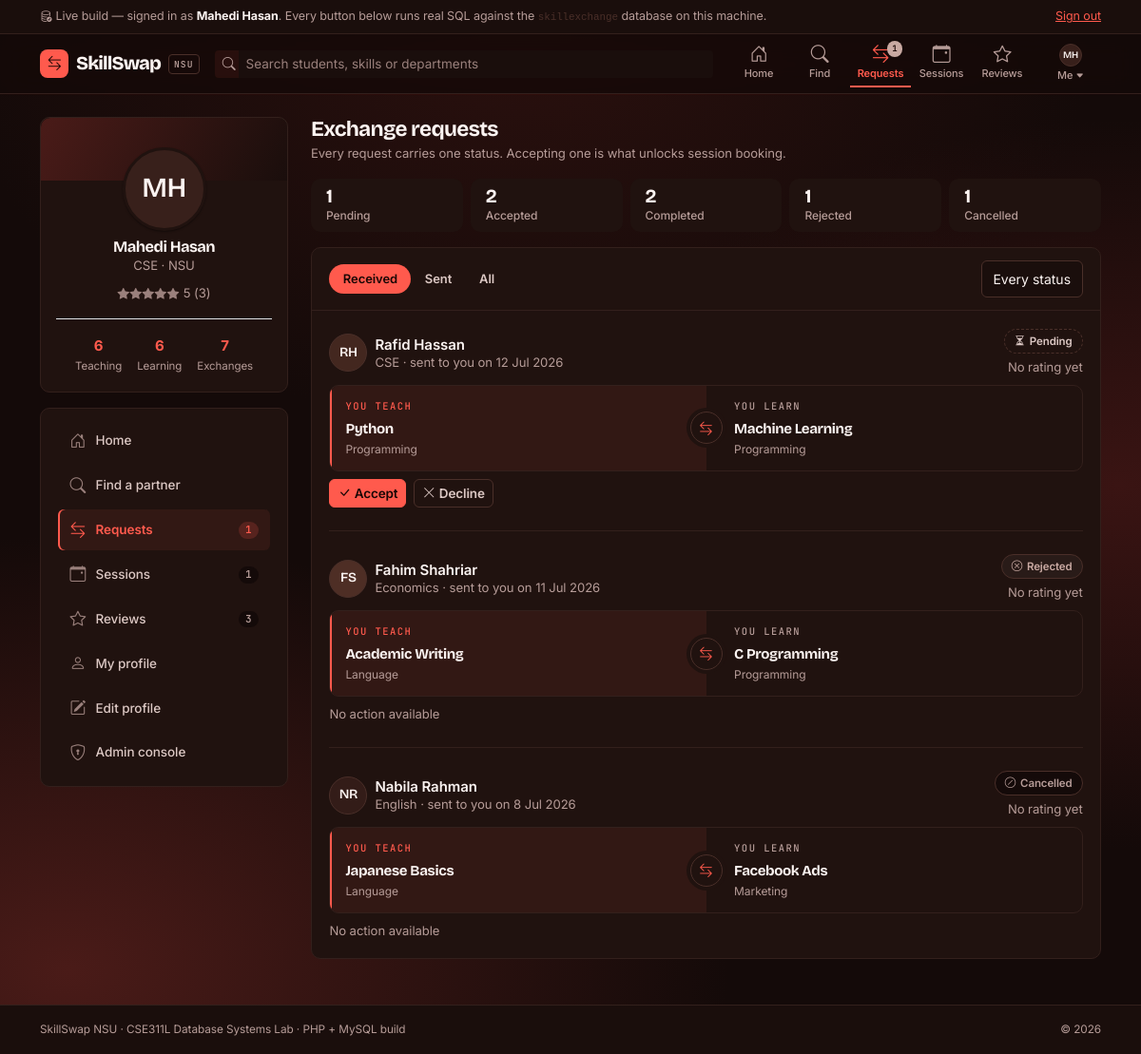
Screenshot of /requests.php (signed in) with the database file from the repository.
### tables this page shows
CREATE TABLE `users` (
  `user_id`         INT(11)      NOT NULL AUTO_INCREMENT,
  `name`            VARCHAR(100) NOT NULL,
  `email`           VARCHAR(255) NOT NULL,
  `password`        VARCHAR(255) NOT NULL,           
  `department`      VARCHAR(100) NOT NULL,
  `bio`             VARCHAR(255) DEFAULT NULL,
  `profile_picture` VARCHAR(255) DEFAULT 'default.png',
  `created_at`      TIMESTAMP    NOT NULL DEFAULT current_timestamp(),
  PRIMARY KEY (`user_id`),
  UNIQUE KEY `uq_users_email` (`email`),
  KEY `idx_users_department` (`department`),
  KEY `idx_users_name` (`name`)
);

CREATE TABLE `exchangerequests` (
  `request_id`   INT(11) NOT NULL AUTO_INCREMENT,
  `sender_id`    INT(11) NOT NULL,
  `receiver_id`  INT(11) NOT NULL,
  `teach_skill`  INT(11) NOT NULL,
  `learn_skill`  INT(11) NOT NULL,
  `status`       ENUM('Pending','Accepted','Rejected','Cancelled','Completed')
                 NOT NULL DEFAULT 'Pending',
  `created_at`   TIMESTAMP NOT NULL DEFAULT current_timestamp(),
  PRIMARY KEY (`request_id`),
  KEY `idx_req_sender` (`sender_id`),
  KEY `idx_req_receiver` (`receiver_id`),
  KEY `idx_req_teach` (`teach_skill`),
  KEY `idx_req_learn` (`learn_skill`),
  KEY `idx_req_status` (`status`),
   
  CONSTRAINT `chk_req_not_self` CHECK (`sender_id` <> `receiver_id`),
   
  CONSTRAINT `chk_req_skills_differ` CHECK (`teach_skill` <> `learn_skill`),
  CONSTRAINT `fk_req_sender`
    FOREIGN KEY (`sender_id`)   REFERENCES `users` (`user_id`)
    ON DELETE CASCADE ON UPDATE RESTRICT,
  CONSTRAINT `fk_req_receiver`
    FOREIGN KEY (`receiver_id`) REFERENCES `users` (`user_id`)
    ON DELETE CASCADE ON UPDATE RESTRICT,
  CONSTRAINT `fk_req_teach`
    FOREIGN KEY (`teach_skill`) REFERENCES `skills` (`skill_id`)
    ON DELETE RESTRICT ON UPDATE RESTRICT,
  CONSTRAINT `fk_req_learn`
    FOREIGN KEY (`learn_skill`) REFERENCES `skills` (`skill_id`)
    ON DELETE RESTRICT ON UPDATE RESTRICT
);

### requests.php (the view, shortened to what the rows shown need)
<?php
require_once __DIR__ . '/includes/layout.php';
require_login();
$me     = me_id();
$dir    = in_array(q('dir', 'received'), ['received', 'sent', 'all'], true) ? q('dir', 'received') : 'received';
$status = q('status', '');
$counts = request_status_counts($me);
$list   = requests_of($me, $dir, $status);
page_open('Requests', 'requests');
?>
<div class="mb-3">
  <h1 style="font-size:1.4rem;margin-bottom:2px">Exchange requests</h1>
</div>
<div class="row g-2 mb-3">
  <?php foreach (['Pending', 'Accepted', 'Completed', 'Rejected', 'Cancelled'] as $st): ?>
    <div class="col-4 col-md">
      <a class="stat w-100 text-start border-0 p-2 px-3 d-block text-decoration-none"
         href="<?= e(url_with(['status' => $status === $st ? null : $st], 'requests.php')) ?>">
        <div class="stat-num" style="font-size:1.25rem"><?= (int) $counts[$st] ?></div>
        <div class="stat-label"><?= $st ?></div>
      </a>
    </div>
  <?php endforeach; ?>
</div>
<section class="panel">
  <div class="panel-body">
    <?php if (!$list): ?>
      <?= empty_state('inbox',
            'No ' . ($status ? strtolower($status) . ' ' : '') . 'request in this list.',
            '<a class="btn btn-sm btn-brand" href="search.php">Find a partner</a>') ?>
    <?php else: ?>
      <?php foreach ($list as $i => $r):
        $sent    = $r['dir'] === 'sent';
        $pid     = (int) ($sent ? $r['receiver_id'] : $r['sender_id']);
        $pname   = $sent ? $r['receiver_name'] : $r['sender_name'];
        $pdept   = $sent ? $r['receiver_dept'] : $r['sender_dept'];
        $rate    = rating_of($pid);
        $giveN   = $sent ? $r['teach_name'] : $r['learn_name'];
        $giveC   = $sent ? $r['teach_cat']  : $r['learn_cat'];
        $takeN   = $sent ? $r['learn_name'] : $r['teach_name'];
        $takeC   = $sent ? $r['learn_cat']  : $r['teach_cat'];
        $last    = $i === count($list) - 1;
        $rid     = (int) $r['request_id'];
      ?>
      <article class="<?= $last ? '' : 'mb-4 pb-4 border-bottom' ?>"
               style="<?= $last ? '' : 'border-color:var(--line)!important' ?>">
        <div class="d-flex flex-wrap justify-content-between gap-2 mb-2">
          <div class="d-flex gap-2 align-items-center min-w-0">
            <?= avatar(['user_id' => $pid, 'name' => $pname], 40) ?>
            <div class="lh-sm min-w-0">
              <a href="profile.php?id=<?= $pid ?>" class="fw-semibold text-reset"><?= e($pname) ?></a>
              <div class="small text-muted-2"><?= e($pdept) ?> &middot;
                <?= $sent ? 'you sent this' : 'sent to you' ?> on <?= e(fmt_date($r['created_at'])) ?></div>
            </div>
          </div>
          <div class="text-end">
            <?= pill($r['status']) ?>
            <div class="small text-muted-2 mt-1">
              <?= $rate['count'] ? e($rate['avg']) . ' out of 5' : 'No rating yet' ?></div>
          </div>
        </div>
        <?= swap_card('You teach', $giveN, $giveC, 'You learn', $takeN, $takeC) ?>
        <div class="d-flex flex-wrap gap-2 mt-2">
          <?php
          if ($r['status'] === 'Pending' && !$sent) {
              echo action_button('request.status',
                    ['request_id' => $rid, 'status' => 'Accepted'],
                    'Accept', 'check-lg', 'btn-brand');
              echo action_button('request.status',
                    ['request_id' => $rid, 'status' => 'Rejected'],
                    'Decline', 'x-lg', 'btn-quiet');
          } elseif ($r['status'] === 'Pending' && $sent) {
              echo '<span class="small text-muted-2 me-2 align-self-center">Waiting for a reply</span>';
              echo action_button('request.status',
                    ['request_id' => $rid, 'status' => 'Cancelled'],
                    'Cancel request', 'slash-circle', 'btn-quiet');
          } elseif ($r['status'] === 'Completed') {
              echo '<a class="btn btn-sm btn-quiet" href="reviews.php">'
                 . '<i class="bi bi-star me-1"></i>Reviews</a>';
          } elseif ($r['status'] === 'Rejected' && $sent) {
              echo '<span class="small text-muted-2 align-self-center">They declined this one. '
                 . '<a href="search.php">Find someone else</a></span>';
          } else {
              echo '<span class="small text-muted-2 align-self-center">No action available</span>';
          }
          ?>
        </div>
      </article>
      <?php endforeach; ?>
    <?php endif; ?>
  </div>
</section>
<?php page_close(); ?>

### includes/layout.php (shortened to what the rows shown need)
<?php
require_once __DIR__ . '/auth.php';
require_once __DIR__ . '/helpers.php';
require_once __DIR__ . '/queries.php';
function page_head(string $title, bool $wide = false): void
{
    ?><!DOCTYPE html>
<html lang="en">
<head>
<link href="static/vendor/fonts.css" rel="stylesheet">
<link href="static/vendor/bootstrap.min.css" rel="stylesheet">
<link href="static/vendor/icons/bootstrap-icons.min.css" rel="stylesheet">
<link href="static/css/style.css" rel="stylesheet">
</head>
<body>
<?php
}
function live_note(): void
{
    $u = me();
    ?>
<div class="demo-note">
  <div class="container d-flex flex-wrap gap-2 justify-content-between align-items-center">
    <span><i class="bi bi-database-check me-1"></i>Live build &mdash; signed in as
      <strong><?= e($u['name']) ?></strong>. Every button below runs real SQL against
      the <code>skillexchange</code> database on this machine.</span>
  </div>
</div>
<?php
}
function top_bar(string $active): void
{
    $u    = me();
    ?>
<nav class="topbar">
  <div class="container d-flex align-items-center gap-3 py-1">
    <div class="d-flex align-items-center ms-auto">
      <div class="dropdown ms-2">
        <a class="topnav-link" href="#" data-bs-toggle="dropdown" aria-expanded="false">
          <?= avatar($u, 24) ?><span>Me <i class="bi bi-caret-down-fill" style="font-size:.55rem"></i></span>
        </a>
      </div>
    </div>
  </div>
</nav>
<?php
}
function profile_rail(string $active): void
{
    $u     = me();
    $id    = (int) $u['user_id'];
    $r     = rating_of($id);
    $teach = count(skills_of($id, 'Teach'));
    $learn = count(skills_of($id, 'Learn'));
    $counts = request_status_counts($id);
    $exch  = array_sum($counts);
    $upc   = upcoming_count($id);
    ?>
<div class="panel overflow-hidden">
  <div class="profile-card-body">
    <?= avatar($u, 88) ?>
    <h3 class="mt-2 mb-0" style="font-size:1.02rem"><?= e($u['name']) ?></h3>
    <div class="small text-muted-2"><?= e($u['department']) ?> &middot; NSU</div>
    <div class="mt-2 d-flex justify-content-center align-items-center gap-1">
      <?= stars($r['avg']) ?>
      <span class="small text-muted-2"><?= $r['count'] ? e($r['avg']) . ' (' . $r['count'] . ')' : '' ?></span>
    </div>
    <div class="d-flex justify-content-center gap-3 mt-3 pt-3 border-top">
      <div><div class="fw-bold" style="color:var(--brand-700)"><?= $teach ?></div>
           <div class="small text-muted-2" style="font-size:11.5px">Teaching</div></div>
      <div><div class="fw-bold" style="color:var(--brand-700)"><?= $learn ?></div>
           <div class="small text-muted-2" style="font-size:11.5px">Learning</div></div>
      <div><div class="fw-bold" style="color:var(--brand-700)"><?= $exch ?></div>
           <div class="small text-muted-2" style="font-size:11.5px">Exchanges</div></div>
    </div>
  </div>
</div>
<?php
}
    ?>
<?php
function page_foot(bool $withScripts = true): void
{
    ?>
</body>
</html>
<?php
}
function page_open(string $title, string $active, string $railActive = ''): void
{
    page_head($title);
    live_note();
    top_bar($active);
    echo '<main class="container py-4"><div class="row g-4">',
         '<div class="col-lg-3"><div class="rail-sticky">';
    profile_rail($railActive ?: $active);
    echo '</div></div><div class="col-lg-9">';
}
function page_close(): void
{
    echo '</div></div></main>';
    page_foot();
}

### includes/helpers.php (shortened to what the rows shown need)
<?php
function e($v): string
{
    return htmlspecialchars((string) ($v ?? ''), ENT_QUOTES, 'UTF-8');
}
function q(string $name, $fallback = '')
{
    $v = $_GET[$name] ?? null;
    if ($v === null) {
        return $fallback;
    }
    $v = trim((string) $v);
    return $v === '' ? $fallback : $v;
}
function fmt_date(?string $iso): string
{
    $t = strtotime(substr($iso, 0, 10));
    return $t ? date('j M Y', $t) : '';
}
function initials(?string $name): string
{
    $parts = preg_split('/\s+/', trim((string) $name)) ?: ['?'];
    $first = mb_substr($parts[0] ?? '?', 0, 1);
    $last  = count($parts) > 1 ? mb_substr(end($parts), 0, 1) : '';
    return mb_strtoupper($first . $last);
}
function avatar(?array $user, int $size = 40): string
{
    $tint = AV_TINTS[((int) $user['user_id']) % count(AV_TINTS)];
    return '<span class="avatar avatar-' . $size . '" style="background:' . $tint . '"'
         . ' title="' . e($user['name']) . '" aria-hidden="true">'
         . e(initials($user['name'])) . '</span>';
}
function pill(?string $status): string
{
    $status = (string) $status;
    $icon   = PILL_ICON[$status] ?? 'circle';
    return '<span class="pill pill-' . e(strtolower($status)) . '">'
         . '<i class="bi bi-' . $icon . '"></i>' . e($status) . '</span>';
}
function stars($rating): string
{
    $rating = (float) $rating;
    $full   = (int) floor($rating);
    $half   = ($rating - $full) >= 0.5;
    $out = '';
    for ($i = 1; $i <= 5; $i++) {
        if ($i <= $full)                    { $out .= '<i class="bi bi-star-fill"></i>'; }
        elseif ($i === $full + 1 && $half)  { $out .= '<i class="bi bi-star-half"></i>'; }
        else                                { $out .= '<i class="bi bi-star"></i>'; }
    }
    return '<span class="stars">' . $out . '</span>';
}
function swap_card(string $giveLabel, string $giveSkill, string $giveMeta,
                   string $takeLabel, string $takeSkill, string $takeMeta,
                   bool $even = false): string
{
    return '
  <div class="swap' . ($even ? ' even' : '') . '">
    <div class="swap-side give">
      <div class="small-label">' . e($giveLabel) . '</div>
      <div class="swap-skill">' . e($giveSkill) . '</div>
      <div class="swap-meta">' . e($giveMeta) . '</div>
    </div>
    <div class="swap-badge" aria-hidden="true"><i class="bi bi-arrow-left-right"></i></div>
    <div class="swap-side take">
      <div class="small-label">' . e($takeLabel) . '</div>
      <div class="swap-skill">' . e($takeSkill) . '</div>
      <div class="swap-meta">' . e($takeMeta) . '</div>
    </div>
  </div>';
}
function action_button(string $action, array $fields, string $label,
                       string $icon = '', string $cls = 'btn-quiet',
                       string $confirm = ''): string
{
    $inputs = '';
    foreach ($fields as $k => $v) {
        $inputs .= '<input type="hidden" name="' . e($k) . '" value="' . e($v) . '">';
    }
    $onsub = $confirm
        ? ' onsubmit="return confirm(' . e(json_encode($confirm)) . ')"' : '';
    return '<form method="post" action="actions.php" class="d-inline"' . $onsub . '>'
         . csrf_field()
         . '<input type="hidden" name="action" value="' . e($action) . '">'
         . '<input type="hidden" name="back" value="' . e(current_url()) . '">'
         . $inputs
         . '<button class="btn btn-sm ' . e($cls) . '" type="submit">'
         . ($icon ? '<i class="bi bi-' . e($icon) . ' me-1"></i>' : '')
         . e($label) . '</button></form>';
}
function current_url(): string
{
    $uri = $_SERVER['REQUEST_URI'] ?? 'dashboard.php';
    return basename(parse_url($uri, PHP_URL_PATH) ?: 'dashboard.php')
         . (($qs = parse_url($uri, PHP_URL_QUERY)) ? '?' . $qs : '');
}
function url_with(array $changes, string $page = ''): string
{
    $params = $_GET;
    foreach ($changes as $k => $v) {
        if ($v === null || $v === '') { unset($params[$k]); }
        else                          { $params[$k] = $v; }
    }
    $page = $page ?: basename(parse_url($_SERVER['REQUEST_URI'] ?? '', PHP_URL_PATH) ?: '');
    return $page . ($params ? '?' . http_build_query($params) : '');
}

### rows the page displays
users: name "Mahedi Hasan", name "MH MH", department "CSE"
exchangerequests: receiver "1", learn_skill "2", sender.name "RH", sender.name "Rafid Hassan", sender.department "CSE", created_at "12 Jul 2026", status "Pending", giveSkill "Python", giveMeta "Programming", takeSkill "Machine Learning", takeMeta "Programming", label "Accept Decline"
exchangerequests: sender.name "FS", sender.name "Fahim Shahriar", sender.department "Economics", created_at "11 Jul 2026", status "Rejected", giveSkill "Academic Writing", giveMeta "Language", takeSkill "C Programming", takeMeta "Programming", shows "No action available"
exchangerequests: sender.name "NR", sender.name "Nabila Rahman", sender.department "English", created_at "8 Jul 2026", status "Cancelled", giveSkill "Japanese Basics", giveMeta "Language", takeSkill "Facebook Ads", takeMeta "Marketing", shows "No action available"

### other values shown
$label "Home"
$label "Find"
$label "Requests"
$label "Sessions"
$label "Reviews"
$r['avg'] "5"
$r['count'] "3"
$teach "6"
$learn "6"
$exch "7"
$label "Find a partner"
$count "1"
$count "3"
$label "My profile"
$label "Edit profile"
